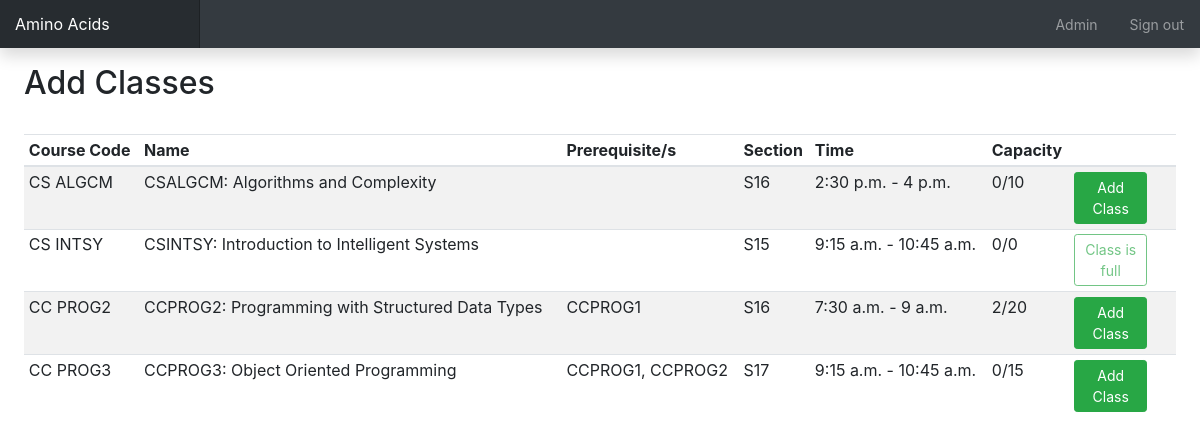
Screenshot of /class/ (signed in) with the database file from the repository.
### main/models.py (models this page shows, shortened)
class Class(models.Model):
    M = 1
    T = 2
    W = 3
    H = 4
    F = 5
    MW = 6
    TH = 7
    DAY_CHOICES = (
        (M, 'Monday'),
        (T, 'Tuesday'),
        (W, 'Wednesday'),
        (H, 'Thursday'),
        (F, 'Friday'),
        (MW, 'Monday and Wednesday'),
        (TH, 'Tuesday and Thursday'),
    )
    course = models.ForeignKey(Course, null=True, on_delete=models.SET_NULL)
    section_code = models.CharField(max_length=5)
    max_cap = models.IntegerField(default=0)
    start_time = models.TimeField()
    end_time = models.TimeField()
    day = models.IntegerField(choices=DAY_CHOICES)
    students = models.ManyToManyField(User, blank=True)
    class Meta:
        verbose_name_plural = 'Classes'
        unique_together = ('course', 'section_code')

class Course(models.Model):
    course_name = models.CharField(max_length=50)
    subject_area = models.CharField(max_length=2)
    catalog_num = models.CharField(max_length=5)
    prerequisites = models.ManyToManyField('self', blank=True, symmetrical=False)
    units = models.FloatField()
    def prereqs_list(self):
        return ', '.join([p.subject_area+p.catalog_num for p in self.prerequisites.all()])
    def __str__(self):
        return self.subject_area + self.catalog_num + ": " + self.course_name

### main/views.py (the view)
# urls.py: path('class/', views.list_available_classes, name='list-class'),
@login_required
def list_available_classes(request):
    classes_list = Class.objects.exclude(students=request.user)
    context = {
        'classes_list': classes_list
    }
    return render(request, 'main/available-classes-view.html', context)

### templates/main/available-classes-view.html (shortened to what this page needs)
{% extends 'main/base-template.html' %}
{% block body %}
    <div role="main" class="col-12 px-4">
        <div class="d-flex justify-content-between flex-wrap flex-md-nowrap align-items-center pt-3 pb-2 mb-3">
            <h1 class="h2">Add Classes</h1>
        </div>
        <div class="table-responsive">
            <table class="table table-striped table-sm">
                <thead>
                <tr>
                    <th>Course Code</th>
                    <th>Name</th>
                    <th>Prerequisite/s</th>
                    <th>Section</th>
                    <th>Time</th>
                    <th>Capacity</th>
                    <th></th>
                </tr>
                </thead>
                <tbody>
                {% for class in classes_list %}
                    <tr>
                        <td>{{ class.course.subject_area }} {{ class.course.catalog_num }}</td>
                        <td>{{ class.course }}</td>
                        <td>{{ class.course.prereqs_list }}</td>
                        <td>{{ class.section_code }}</td>
                        <td>{{ class.start_time }} - {{ class.end_time }}</td>
                        <td>{{ class.students.count }}/{{ class.max_cap }}</td>
                        <td>
                            {% if class.students.count >= class.max_cap %}
                                <button class="btn btn-sm w-75 btn-outline-success disabled">Class is full</button>
                            {% else %}
                                <form action="{% url 'main:add-class' class.id %}" class="my-0" method="post">
                                    <button class="btn btn-sm w-75 btn-success" type="submit">Add Class</button>
                                </form>
                            {% endif %}
                        </td>
                    </tr>
                {% endfor %}
                </tbody>
            </table>
        </div>
    </div>
{% endblock %}

### static/css/dashboard.css (style rules this page uses)
body { font-size: .875rem; }
[role="main"] { padding-top: 133px; }
@media (min-width: 768px) { [role="main"] { padding-top: 48px; } }

### rows the page displays
Class: course.subject_area "CS", course.catalog_num "ALGCM", course "CSALGCM: Algorithms and Complexity", section_code "S16", start_time "2:30 p.m.", end_time "4 p.m.", students.count "0", max_cap "10", shows "Add Class"
Class: course.subject_area "CS", course.catalog_num "INTSY", course "CSINTSY: Introduction to Intelligent Systems", section_code "S15", start_time "9:15 a.m.", end_time "10:45 a.m.", students.count "0", max_cap "0", shows "Class is full"
Class: course.subject_area "CC", course.catalog_num "PROG2", course "CCPROG2: Programming with Structured Data Types", course.prereqs_list "CCPROG1", section_code "S16", start_time "7:30 a.m.", end_time "9 a.m.", students.count "2", max_cap "20", shows "Add Class"
Class: course.subject_area "CC", course.catalog_num "PROG3", course "CCPROG3: Object Oriented Programming", course.prereqs_list "CCPROG1, CCPROG2", section_code "S17", start_time "9:15 a.m.", end_time "10:45 a.m.", students.count "0", max_cap "15", shows "Add Class"
